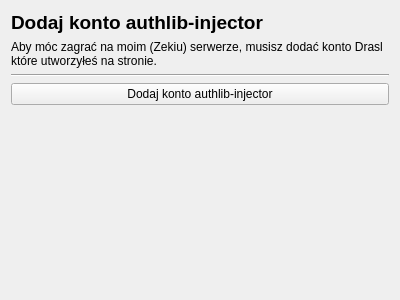
<?xml version="1.0" encoding="UTF-8"?>
<ui version="4.0">
 <class>LoginWizardPage</class>
 <widget class="QWidget" name="LoginWizardPage">
  <property name="geometry">
   <rect>
    <x>0</x>
    <y>0</y>
    <width>400</width>
    <height>300</height>
   </rect>
  </property>
  <property name="windowTitle">
   <string>Form</string>
  </property>
  <layout class="QVBoxLayout" name="verticalLayout">
   <item>
    <widget class="QLabel" name="label">
     <property name="text">
      <string>&lt;html&gt;&lt;head/&gt;&lt;body&gt;&lt;p&gt;&lt;span style=&quot; font-size:14pt; font-weight:600;&quot;&gt;Dodaj konto authlib-injector&lt;/span&gt;&lt;/p&gt;&lt;/body&gt;&lt;/html&gt;</string>
     </property>
     <property name="textFormat">
      <enum>Qt::RichText</enum>
     </property>
     <property name="wordWrap">
      <bool>true</bool>
     </property>
    </widget>
   </item>
   <item>
    <widget class="QLabel" name="label_2">
     <property name="text">
      <string>Aby móc zagrać na moim (Zekiu) serwerze, musisz dodać konto Drasl które utworzyłeś na stronie.</string>
     </property>
     <property name="wordWrap">
      <bool>true</bool>
     </property>
    </widget>
   </item>
   <item>
    <widget class="Line" name="line">
     <property name="orientation">
      <enum>Qt::Horizontal</enum>
     </property>
    </widget>
   </item>
   <item>
    <widget class="QPushButton" name="pushButton">
     <property name="text">
      <string>Dodaj konto authlib-injector</string>
     </property>
    </widget>
   </item>
   <item>
    <spacer name="verticalSpacer">
     <property name="orientation">
      <enum>Qt::Vertical</enum>
     </property>
     <property name="sizeHint" stdset="0">
      <size>
       <width>20</width>
       <height>156</height>
      </size>
     </property>
    </spacer>
   </item>
  </layout>
 </widget>
 <resources/>
 <connections/>
 <buttongroups>
  <buttongroup name="buttonGroup"/>
 </buttongroups>
</ui>
